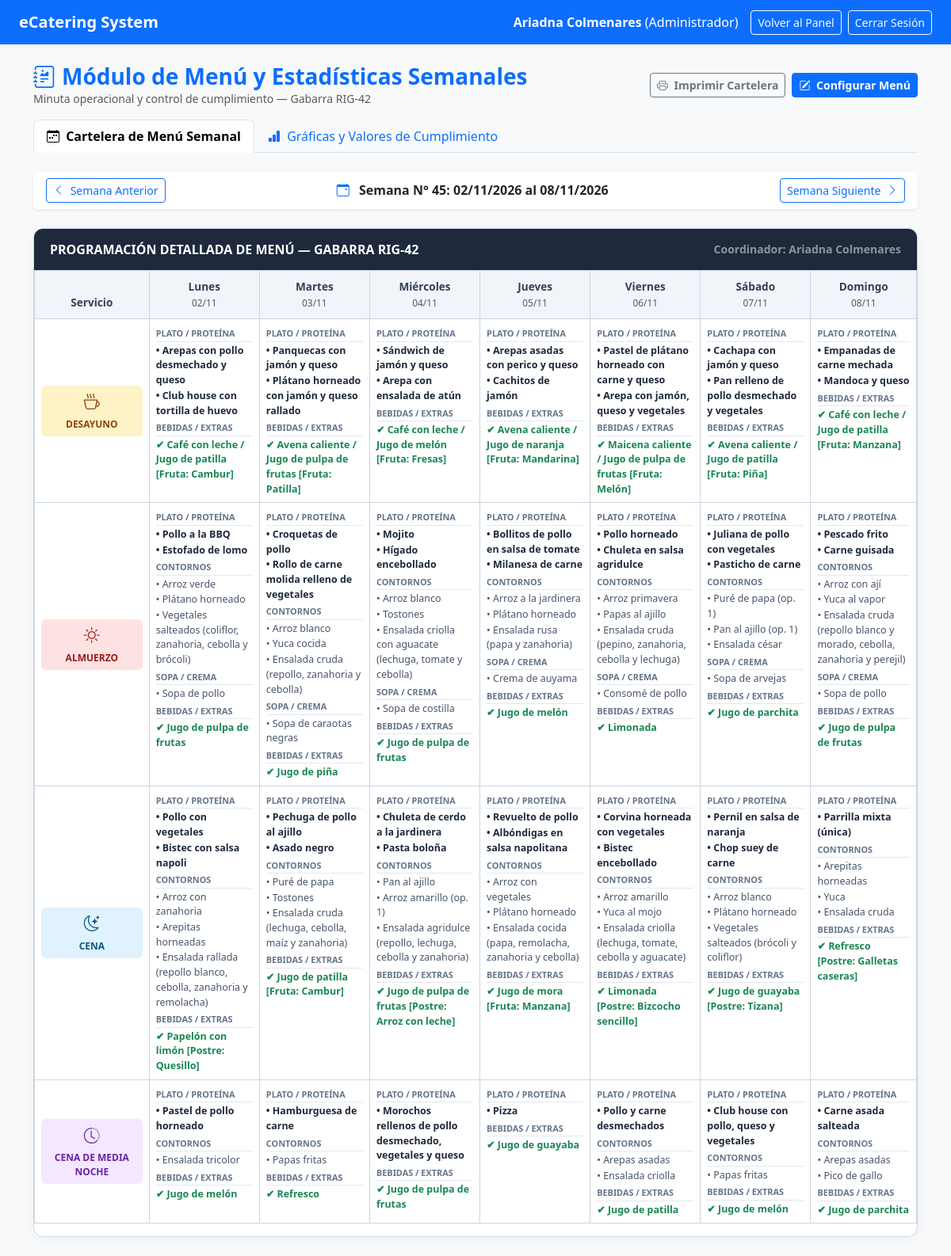
Page /menu_semanal.php?fecha=2026-11-02&tab=menu (signed in) on the committed database.
### tables this page shows
CREATE TABLE `menus_semanales` (
  `id_menu_semanal` int(11) NOT NULL,
  `fecha_inicio` date NOT NULL,
  `fecha_fin` date NOT NULL,
  `semana_numero` int(11) NOT NULL,
  `observaciones` text DEFAULT NULL,
  `id_coordinador` int(11) NOT NULL,
  `fecha_creacion` datetime DEFAULT current_timestamp()
);

CREATE TABLE `usuarios` (
  `id_usuario` int(11) NOT NULL,
  `nombre` varchar(100) NOT NULL,
  `email` varchar(100) NOT NULL,
  `password` varchar(255) NOT NULL,
  `rol` enum('Administrador','Coord.(a) catering','Superv.(a) catering','Esp. Almacen') DEFAULT 'Coord.(a) catering',
  `creado_en` timestamp NOT NULL DEFAULT current_timestamp(),
  `estado` varchar(20) DEFAULT 'Activo'
);

CREATE TABLE `menu_diario_detalle` (
  `id_detalle` int(11) NOT NULL,
  `id_menu_semanal` int(11) NOT NULL,
  `dia_semana` enum('Lunes','Martes','Miércoles','Jueves','Viernes','Sábado','Domingo') NOT NULL,
  `tipo_comida` varchar(50) NOT NULL,
  `plato_principal` text NOT NULL,
  `guarnicion` text DEFAULT NULL,
  `ensalada_sopa` text DEFAULT NULL,
  `postre_bebida` text DEFAULT NULL
);

### menu_semanal.php (the view, shortened to what this page needs)
<?php
require_once "config/conexion.php";
$rol_usuario = $_SESSION['rol'] ?? '';
$es_coordinador = ($rol_usuario === 'Administrador' || $rol_usuario === 'Coord.(a) catering');
$tab_activo = $_GET['tab'] ?? 'menu';
$fecha_ref = $_GET['fecha'] ?? date('Y-m-d');
$ts = strtotime($fecha_ref);
$lunes = date('Y-m-d', strtotime('monday this week', $ts));
$domingo = date('Y-m-d', strtotime('sunday this week', $ts));
$semana_num = date('W', strtotime($lunes));
$menu_actual = null;
$detalles_menu = [];
$res_m = $conexion->query("SELECT m.*, u.nombre AS coordinador_nombre
                          FROM menus_semanales m
                          LEFT JOIN usuarios u ON m.id_coordinador = u.id_usuario
                          WHERE m.fecha_inicio = '$lunes'");
if ($res_m && $res_m->num_rows > 0) {
    $menu_actual = $res_m->fetch_assoc();
    $id_ms = $menu_actual['id_menu_semanal'];
    $res_d = $conexion->query("SELECT * FROM menu_diario_detalle WHERE id_menu_semanal = $id_ms");
    while ($d = $res_d->fetch_assoc()) {
        $detalles_menu[$d['dia_semana']][$d['tipo_comida']] = $d;
    }
}
$dias_semana = ['Lunes', 'Martes', 'Miércoles', 'Jueves', 'Viernes', 'Sábado', 'Domingo'];
$tipos_comida = ['Desayuno', 'Almuerzo', 'Cena', 'Cena de Media Noche'];
?>
<!DOCTYPE html>
<html lang="es">
<head>
    <link href="https://cdn.jsdelivr.net/npm/bootstrap@5.3.0/dist/css/bootstrap.min.css" rel="stylesheet">
    <link rel="stylesheet" href="https://cdn.jsdelivr.net/npm/bootstrap-icons@1.11.0/font/bootstrap-icons.css">
</head>
<body class="bg-light">
    <nav class="navbar navbar-expand-lg navbar-dark bg-primary px-4 shadow-sm no-print">
        <a class="navbar-brand fw-bold" href="dashboard.php">eCatering System</a>
        <div class="ms-auto d-flex align-items-center text-white">
            <span class="me-3"><strong><?php echo htmlspecialchars($_SESSION['nombre']); ?></strong> (<?php echo htmlspecialchars($_SESSION['rol']); ?>)</span>
            <a href="dashboard.php" class="btn btn-outline-light btn-sm me-2">Volver al Panel</a>
            <a href="logout.php" class="btn btn-outline-light btn-sm">Cerrar Sesión</a>
        </div>
    </nav>
    <div class="container my-4">
        <div class="d-flex justify-content-between align-items-center mb-3 no-print">
            <div>
                <h3 class="fw-bold text-primary mb-0"><i class="bi bi-journal-richtext me-2"></i>Módulo de Menú y Estadísticas Semanales</h3>
                <p class="text-muted small mb-0">Minuta operacional y control de cumplimiento — Gabarra RIG-42</p>
            </div>
            <div class="d-flex gap-2">
                <button onclick="window.print();" class="btn btn-outline-secondary btn-sm fw-bold">
                    <i class="bi bi-printer me-1"></i> Imprimir Cartelera
                </button>
                <?php if ($es_coordinador): ?>
                    <button class="btn btn-primary btn-sm fw-bold" data-bs-toggle="modal" data-bs-target="#modalEditarMenu">
                        <i class="bi bi-pencil-square me-1"></i> Configurar Menú
                    </button>
                <?php endif; ?>
            </div>
        </div>
        <ul class="nav nav-tabs mb-4 no-print">
            <li class="nav-item">
                <a class="nav-link <?php echo ($tab_activo === 'menu') ? 'active fw-bold' : ''; ?>" href="menu_semanal.php?fecha=<?php echo $lunes; ?>&tab=menu">
                    <i class="bi bi-calendar-week me-1"></i> Cartelera de Menú Semanal
                </a>
            </li>
            <li class="nav-item">
                <a class="nav-link <?php echo ($tab_activo === 'estadisticas') ? 'active fw-bold' : ''; ?>" href="menu_semanal.php?fecha=<?php echo $lunes; ?>&tab=estadisticas">
                    <i class="bi bi-bar-chart-fill me-1"></i> Gráficas y Valores de Cumplimiento
                </a>
            </li>
        </ul>
        <div class="card border-0 shadow-sm mb-4 no-print">
            <div class="card-body py-2 d-flex justify-content-between align-items-center">
                <a href="menu_semanal.php?fecha=<?php echo date('Y-m-d', strtotime('-1 week', strtotime($lunes))); ?>&tab=<?php echo $tab_activo; ?>" class="btn btn-outline-primary btn-sm">
                    <i class="bi bi-chevron-left me-1"></i> Semana Anterior
                </a>
                <span class="fw-bold fs-6 text-dark">
                    <i class="bi bi-calendar-event me-2 text-primary"></i>
                    Semana N° <?php echo $semana_num; ?>: <?php echo date('d/m/Y', strtotime($lunes)); ?> al <?php echo date('d/m/Y', strtotime($domingo)); ?>
                </span>
                <a href="menu_semanal.php?fecha=<?php echo date('Y-m-d', strtotime('+1 week', strtotime($lunes))); ?>&tab=<?php echo $tab_activo; ?>" class="btn btn-outline-primary btn-sm">
                    Semana Siguiente <i class="bi bi-chevron-right ms-1"></i>
                </a>
            </div>
        </div>
        <?php if ($tab_activo === 'menu'): ?>
            <div class="card card-menu">
                <div class="header-cartelera d-flex justify-content-between align-items-center">
                    <span class="fw-bold fs-6 tracking-wide">PROGRAMACIÓN DETALLADA DE MENÚ — GABARRA RIG-42</span>
                    <small class="fw-semibold text-white-50">Coordinador: <?php echo htmlspecialchars($menu_actual['coordinador_nombre'] ?? 'Por Asignar'); ?></small>
                </div>
                <div class="card-body p-0">
                    <div class="table-responsive">
                        <table class="table table-bordered table-menu align-top">
                            <thead>
                                <tr>
                                    <th>Servicio</th>
                                    <?php foreach ($dias_semana as $idx => $dia):
                                        $fecha_dia = date('d/m', strtotime("+$idx days", strtotime($lunes)));
                                    ?>
                                        <th style="width: 12.5%;">
                                            <span class="d-block"><?php echo $dia; ?></span>
                                            <small class="text-muted fw-normal"><?php echo $fecha_dia; ?></small>
                                        </th>
                                    <?php endforeach; ?>
                                </tr>
                            </thead>
                            <tbody>
                                <?php foreach ($tipos_comida as $tipo):
                                    $badge_clase = '';
                                    if ($tipo === 'Desayuno') $badge_clase = 'badge-desayuno';
                                    elseif ($tipo === 'Almuerzo') $badge_clase = 'badge-almuerzo';
                                    elseif ($tipo === 'Cena') $badge_clase = 'badge-cena';
                                    else $badge_clase = 'badge-medianoche';
                                ?>
                                    <tr>
                                        <td class="servicio-col">
                                            <div class="badge-servicio <?php echo $badge_clase; ?>">
                                                <?php
                                                    if ($tipo === 'Desayuno') echo '<i class="bi bi-cup-hot fs-5 mb-1"></i>';
                                                    elseif ($tipo === 'Almuerzo') echo '<i class="bi bi-sun fs-5 mb-1"></i>';
                                                    elseif ($tipo === 'Cena') echo '<i class="bi bi-moon-stars fs-5 mb-1"></i>';
                                                    else echo '<i class="bi bi-clock-history fs-5 mb-1"></i>';
                                                ?>
                                                <span><?php echo $tipo; ?></span>
                                            </div>
                                        </td>
                                        <?php foreach ($dias_semana as $dia):
                                            $item = $detalles_menu[$dia][$tipo] ?? null;
                                        ?>
                                            <td>
                                                <?php if ($item): ?>
                                                    <?php if (!empty($item['plato_principal'])): ?>
                                                        <div class="menu-section-title">Plato / Proteína</div>
                                                        <?php foreach(explode('/', $item['plato_principal']) as $p): ?>
                                                            <span class="menu-item-line">• <?php echo trim($p); ?></span>
                                                        <?php endforeach; ?>
                                                    <?php endif; ?>
                                                    <?php if (!empty($item['guarnicion'])): ?>
                                                        <div class="menu-section-title">Contornos</div>
                                                        <?php foreach(explode('/', $item['guarnicion']) as $g): ?>
                                                            <span class="menu-sub-line">• <?php echo trim($g); ?></span>
                                                        <?php endforeach; ?>
                                                    <?php endif; ?>
                                                    <?php if (!empty($item['ensalada_sopa'])): ?>
                                                        <div class="menu-section-title">Sopa / Crema</div>
                                                        <span class="menu-sub-line">• <?php echo htmlspecialchars($item['ensalada_sopa']); ?></span>
                                                    <?php endif; ?>
                                                    <?php if (!empty($item['postre_bebida'])): ?>
                                                        <div class="menu-section-title">Bebidas / Extras</div>
                                                        <span class="menu-sub-line text-success fw-semibold">✔ <?php echo htmlspecialchars($item['postre_bebida']); ?></span>
                                                    <?php endif; ?>
                                                <?php else: ?>
                                                    <span class="text-muted fst-italic small">Sin programar</span>
                                                <?php endif; ?>
                                            </td>
                                        <?php endforeach; ?>
                                    </tr>
                                <?php endforeach; ?>
                            </tbody>
                        </table>
                    </div>
                </div>
            </div>
        <?php endif; ?>
    </div>
</body>
</html>

### menu_semanal.php (style rules this page uses)
:root { --pastel-desayuno-bg: #FEF3C7; --pastel-desayuno-text: #92400E; --pastel-almuerzo-bg: #FEE2E2; --pastel-almuerzo-text: #991B1B; --pastel-cena-bg: #E0F2FE; --pastel-cena-text: #075985; --pastel-medianoche-bg: #F3E8FF; --pastel-medianoche-text: #6B21A8; --header-bg: #1E293B; --border-color: #CBD5E1; }
body { background-color: #F8FAFC !important; font-family: 'Segoe UI', system-ui, -apple-system, sans-serif; }
.card-menu { border-radius: 12px; border: 1px solid var(--border-color); overflow: hidden; box-shadow: 0 4px 16px rgba(0, 0, 0, 0.04); }
.header-cartelera { background-color: var(--header-bg) !important; color: #FFFFFF !important; padding: 14px 20px; }
.table-menu th { background-color: #F1F5F9 !important; color: #334155; font-weight: 700; font-size: 0.85rem; border: 1px solid var(--border-color) !important; padding: 10px 4px !important; text-align: center; }
.table-menu td { vertical-align: top; padding: 6px 8px !important; background-color: #FFFFFF !important; border: 1px solid var(--border-color) !important; font-size: 0.78rem; }
.servicio-col { vertical-align: middle !important; text-align: center; width: 13%; background-color: #FFFFFF !important; font-weight: bold; }
.badge-servicio { display: inline-flex; flex-direction: column; align-items: center; justify-content: center; padding: 6px; border-radius: 6px; width: 100%; font-weight: 700; font-size: 0.75rem; text-transform: uppercase; }
.badge-desayuno { background-color: var(--pastel-desayuno-bg); color: var(--pastel-desayuno-text); }
.badge-almuerzo { background-color: var(--pastel-almuerzo-bg); color: var(--pastel-almuerzo-text); }
.badge-cena { background-color: var(--pastel-cena-bg); color: var(--pastel-cena-text); }
.badge-medianoche { background-color: var(--pastel-medianoche-bg); color: var(--pastel-medianoche-text); }
.menu-section-title { font-size: 0.68rem; font-weight: 700; text-transform: uppercase; color: #64748B; border-bottom: 1px solid #E2E8F0; margin-top: 4px; margin-bottom: 2px; padding-bottom: 1px; }
.menu-item-line { display: block; color: #1E293B; margin-bottom: 1px; font-weight: 600; }
.menu-sub-line { display: block; color: #475569; margin-bottom: 1px; }

### rows in the picture
menus_semanales: id_coordinador.nombre "Ariadna Colmenares"
menu_diario_detalle: plato_principal "Arepas con pollo desmechado y queso", plato_principal "Club house con tortilla de huevo", postre_bebida "Café con leche / Jugo de patilla [Fruta: Cambur]"
menu_diario_detalle: plato_principal "Panquecas con jamón y queso", plato_principal "Plátano horneado con jamón y queso rallado", postre_bebida "Avena caliente / Jugo de pulpa de frutas [Fruta: Patilla]"
menu_diario_detalle: plato_principal "Sándwich de jamón y queso", plato_principal "Arepa con ensalada de atún", postre_bebida "Café con leche / Jugo de melón [Fruta: Fresas]"
menu_diario_detalle: plato_principal "Arepas asadas con perico y queso", plato_principal "Cachitos de jamón", postre_bebida "Avena caliente / Jugo de naranja [Fruta: Mandarina]"
menu_diario_detalle: plato_principal "Pastel de plátano horneado con carne y queso", plato_principal "Arepa con jamón, queso y vegetales", postre_bebida "Maicena caliente / Jugo de pulpa de frutas [Fruta: Melón]"
menu_diario_detalle: plato_principal "Cachapa con jamón y queso", plato_principal "Pan relleno de pollo desmechado y vegetales", postre_bebida "Avena caliente / Jugo de patilla [Fruta: Piña]"
menu_diario_detalle: plato_principal "Empanadas de carne mechada", plato_principal "Mandoca y queso", postre_bebida "Café con leche / Jugo de patilla [Fruta: Manzana]"
menu_diario_detalle: plato_principal "Pollo a la BBQ", plato_principal "Estofado de lomo", guarnicion "Arroz verde", guarnicion "Plátano horneado", guarnicion "Vegetales salteados (coliflor, zanahoria, cebolla y brócoli)", ensalada_sopa "Sopa de pollo", postre_bebida "Jugo de pulpa de frutas"
menu_diario_detalle: plato_principal "Croquetas de pollo", plato_principal "Rollo de carne molida relleno de vegetales", guarnicion "Arroz blanco", guarnicion "Yuca cocida", guarnicion "Ensalada cruda (repollo, zanahoria y cebolla)", ensalada_sopa "Sopa de caraotas negras", postre_bebida "Jugo de piña"
menu_diario_detalle: plato_principal "Mojito", plato_principal "Hígado encebollado", guarnicion "Arroz blanco", guarnicion "Tostones", guarnicion "Ensalada criolla con aguacate (lechuga, tomate y cebolla)", ensalada_sopa "Sopa de costilla", postre_bebida "Jugo de pulpa de frutas"
menu_diario_detalle: plato_principal "Bollitos de pollo en salsa de tomate", plato_principal "Milanesa de carne", guarnicion "Arroz a la jardinera", guarnicion "Plátano horneado", guarnicion "Ensalada rusa (papa y zanahoria)", ensalada_sopa "Crema de auyama", postre_bebida "Jugo de melón"
menu_diario_detalle: plato_principal "Pollo horneado", plato_principal "Chuleta en salsa agridulce", guarnicion "Arroz primavera", guarnicion "Papas al ajillo", guarnicion "Ensalada cruda (pepino, zanahoria, cebolla y lechuga)", ensalada_sopa "Consomé de pollo", postre_bebida "Limonada"
menu_diario_detalle: plato_principal "Juliana de pollo con vegetales", plato_principal "Pasticho de carne", guarnicion "Puré de papa (op. 1)", guarnicion "Pan al ajillo (op. 1)", guarnicion "Ensalada césar", ensalada_sopa "Sopa de arvejas", postre_bebida "Jugo de parchita"
menu_diario_detalle: plato_principal "Pescado frito", plato_principal "Carne guisada", guarnicion "Arroz con ají", guarnicion "Yuca al vapor", guarnicion "Ensalada cruda (repollo blanco y morado, cebolla, zanahoria y perejil)", ensalada_sopa "Sopa de pollo", postre_bebida "Jugo de pulpa de frutas"
menu_diario_detalle: plato_principal "Pollo con vegetales", plato_principal "Bistec con salsa napoli", guarnicion "Arroz con zanahoria", guarnicion "Arepitas horneadas", guarnicion "Ensalada rallada (repollo blanco, cebolla, zanahoria y remolacha)", postre_bebida "Papelón con limón [Postre: Quesillo]"
menu_diario_detalle: plato_principal "Pechuga de pollo al ajillo", plato_principal "Asado negro", guarnicion "Puré de papa", guarnicion "Tostones", guarnicion "Ensalada cruda (lechuga, cebolla, maíz y zanahoria)", postre_bebida "Jugo de patilla [Fruta: Cambur]"
menu_diario_detalle: plato_principal "Chuleta de cerdo a la jardinera", plato_principal "Pasta boloña", guarnicion "Pan al ajillo", guarnicion "Arroz amarillo (op. 1)", guarnicion "Ensalada agridulce (repollo, lechuga, cebolla y zanahoria)", postre_bebida "Jugo de pulpa de frutas [Postre: Arroz con leche]"
menu_diario_detalle: plato_principal "Revuelto de pollo", plato_principal "Albóndigas en salsa napolitana", guarnicion "Arroz con vegetales", guarnicion "Plátano horneado", guarnicion "Ensalada cocida (papa, remolacha, zanahoria y cebolla)", postre_bebida "Jugo de mora [Fruta: Manzana]"
menu_diario_detalle: plato_principal "Corvina horneada con vegetales", plato_principal "Bistec encebollado", guarnicion "Arroz amarillo", guarnicion "Yuca al mojo", guarnicion "Ensalada criolla (lechuga, tomate, cebolla y aguacate)", postre_bebida "Limonada [Postre: Bizcocho sencillo]"
menu_diario_detalle: plato_principal "Pernil en salsa de naranja", plato_principal "Chop suey de carne", guarnicion "Arroz blanco", guarnicion "Plátano horneado", guarnicion "Vegetales salteados (brócoli y coliflor)", postre_bebida "Jugo de guayaba [Postre: Tizana]"
menu_diario_detalle: plato_principal "Parrilla mixta (única)", guarnicion "Arepitas horneadas", guarnicion "Yuca", guarnicion "Ensalada cruda", postre_bebida "Refresco [Postre: Galletas caseras]"
menu_diario_detalle: plato_principal "Pastel de pollo horneado", guarnicion "Ensalada tricolor", postre_bebida "Jugo de melón"
menu_diario_detalle: plato_principal "Hamburguesa de carne", guarnicion "Papas fritas", postre_bebida "Refresco"
menu_diario_detalle: plato_principal "Morochos rellenos de pollo desmechado, vegetales y queso", postre_bebida "Jugo de pulpa de frutas"
menu_diario_detalle: plato_principal "Pizza", postre_bebida "Jugo de guayaba"
menu_diario_detalle: plato_principal "Pollo y carne desmechados", guarnicion "Arepas asadas", guarnicion "Ensalada criolla", postre_bebida "Jugo de patilla"
menu_diario_detalle: plato_principal "Club house con pollo, queso y vegetales", guarnicion "Papas fritas", postre_bebida "Jugo de melón"
menu_diario_detalle: plato_principal "Carne asada salteada", guarnicion "Arepas asadas", guarnicion "Pico de gallo", postre_bebida "Jugo de parchita"

### other values in the picture
$_SESSION['nombre'] "Ariadna Colmenares"
$_SESSION['rol'] "Administrador"
$dia "Lunes"
$fecha_dia "02/11"
$dia "Martes"
$fecha_dia "03/11"
$dia "Miércoles"
$fecha_dia "04/11"
$dia "Jueves"
$fecha_dia "05/11"
$dia "Viernes"
$fecha_dia "06/11"
$dia "Sábado"
$fecha_dia "07/11"
$dia "Domingo"
